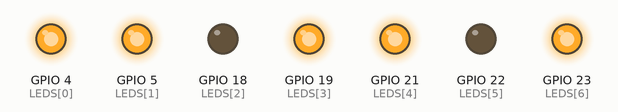
A program run on a simulated ESP32. Shown: output pins drawn as LEDs (lit = HIGH).

Above: at 0.15 s.
At 1.95 s:
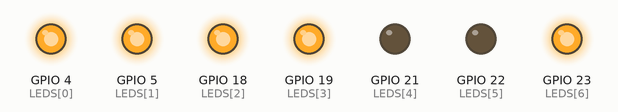
At 3.45 s:
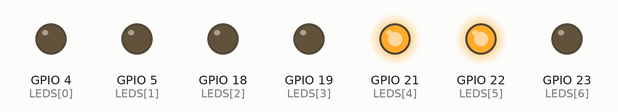
At 6.75 s:
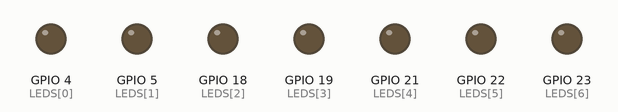
At 10.05 s:
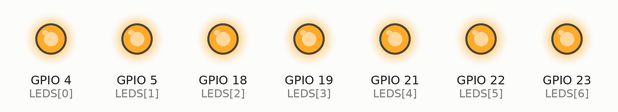
At 13.65 s:
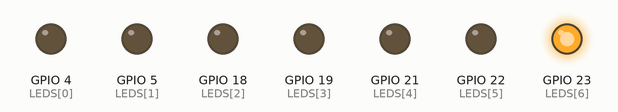
Timing chart, 0 to 14.0 s (numbered marks = the images above):
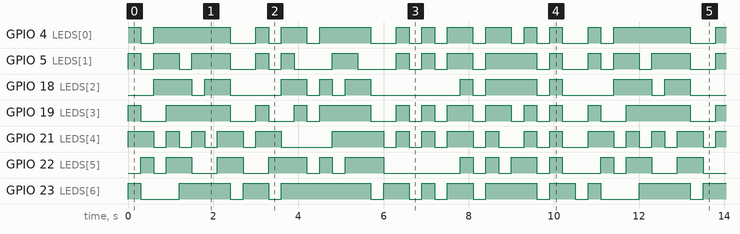

Measured:
- by itself, GPIO 4 (LEDS[0]), GPIO 5 (LEDS[1]), GPIO 19 (LEDS[3]), GPIO 21 (LEDS[4]): moves between LOW and HIGH, repeating every 10.8 s
- by itself, GPIO 18 (LEDS[2]): repeats every 10.8 s: LOW 0.30 s, HIGH 0.60 s, LOW 1.2 s, HIGH 0.60 s, LOW 0.30 s, HIGH 0.30 s, LOW 0.30 s, HIGH 0.60 s, LOW 2.1 s, HIGH 0.30 s, LOW 0.30 s, HIGH 1.2 s, LOW 0.30 s, HIGH 0.30 s, LOW 1.2 s, HIGH 0.90 s
- by itself, GPIO 22 (LEDS[5]): repeats every 10.8 s: LOW 0.30 s, 2 × (HIGH 0.60 s, LOW 0.60 s), HIGH 0.90 s, LOW 0.30 s, HIGH 0.30 s, LOW 0.30 s, HIGH 0.90 s, LOW 1.8 s, 2 × (HIGH 0.30 s, LOW 0.30 s), HIGH 0.60 s, LOW 0.30 s, HIGH 0.30 s, LOW 0.90 s, HIGH 0.30 s

The program:

main.cpp
```cpp
/*#include <WiFi.h>       // Biblioteca para manejar Wi-Fi
#include <WiFiClient.h> // Biblioteca para manejar clientes Wi-Fi
#include <WiFiAP.h>     // Biblioteca para manejar puntos de acceso Wi-Fi
#include "BluetoothSerial.h" // BIBLIOTEC APARA BLUETOOTH
#include <Arduino.h>

//DEFINICIONES

// Configuración del Wi-Fi
const char *ssid = "Equipo 5"; // Nombre del punto de acceso Wi-Fi
const char *password = "equipocinco"; // Contraseña del punto de acceso Wi-Fi
WiFiServer server(80); // Servidor web en el puerto 80

//estas lineas son para revisar y activar la conexion bluetooth
#if !defined(CONFIG_BT_ENABLED) || !defined(CONFIG_BLUEDROID_ENABLED)
#error Bluetooth no esta habilitado
#endif

//esta linea si puede hacer una conexion serial por bluetooth
#if !defined(CONFIG_BT_SPP_ENABLED)
#error Comunicacion Serial Bluetooth no habilitada
#endif

#define LED1 26
#define BOTON1 5
#define SIZE(arr) (sizeof(arr) / sizeof((arr)[0]))
int LEDS[] = {22, 23, 32, 33, 12, 17, 18, 19, 25, 27, 14, 21,};
char recibidoChar;
const char encender = 'A';
const char apagar = 'B';
int D1 = 16;
int D2 = 2;
int apachurrado=0;
int lecturaPU=0;
int lecturaV1=0;
int lecturaV2=0;
int band=0;
int valor=0;
int AL=0;
int i=0;
int cont=0;
int k=0;
int wf = 0;
int bt = 0;
int banderas[20];
const int touchPin1 = 15; // Pin táctil
const int touchPin2 = 13; // Pin táctil
const int touchPin3 = 4; // Pin táctil
unsigned long touchTime = 0;
unsigned long touchTimePU = 0;
unsigned long touchTimeV1 = 0;
unsigned long touchTimeV2 = 0; // Tiempo en que se detectó el toque
const unsigned long functionDuration = 2000; // Duración en milisegundos
bool ejecutar = false; // Bandera para controlar la ejecución de la función
int touchCount=0;
unsigned long startTime; // Tiempo de inicio de la ejecución
unsigned long displayDuration = 1000; // Duración de cada despliegue en milisegundos


//objeto bluetooth, esto para establecer conexion bluetooth
BluetoothSerial SerialBT;

// Arreglo de patrones para representar caracteres en el display
int P[5][12] = {
  //  a  b  c  d  e  f  h  j  k  m  n  p
  {  1, 1, 1, 1, 1, 1, 1, 1, 1, 1, 1, 1 },  // (Espacio)
  {  0, 0, 1, 1, 0, 0, 1, 1, 0, 1, 1, 0 },  // P
  {  1, 1, 1, 1, 1, 1, 1, 1, 1, 1, 1, 1 },  // (Espacio)
  {  1, 0, 0, 0, 0, 0, 1, 1, 1, 1, 1, 1 },  // U
  {  1, 1, 1, 1, 1, 1, 1, 1, 1, 1, 1, 1 },  // (Espacio)
};

int V1[5][12] = {
  //  a  b  c  d  e  f  h  j  k  m  n  p
  {  1, 1, 1, 1, 1, 1, 1, 1, 1, 1, 1, 1 },  // (Espacio)
  {  1, 1, 1, 1, 0, 0, 1, 0, 1, 1, 0, 1 },  // V
  {  1, 1, 1, 1, 1, 1, 1, 1, 1, 1, 1, 1 },  // (Espacio)
  {  1, 0, 0, 1, 1, 1, 1, 0, 1, 1, 1, 1 },  // 1
  {  1, 1, 1, 1, 1, 1, 1, 1, 1, 1, 1, 1 },  // (Espacio)
};

int V2[5][12] = {
  //  a  b  c  d  e  f  h  j  k  m  n  p
  {  1, 1, 1, 1, 1, 1, 1, 1, 1, 1, 1, 1 },  // (Espacio)
  {  1, 1, 1, 1, 0, 0, 1, 0, 1, 1, 0, 1 },  // V
  {  1, 1, 1, 1, 1, 1, 1, 1, 1, 1, 1, 1 },  // (Espacio)
  {  0, 0, 1, 0, 0, 1, 1, 1, 0, 1, 1, 0 },  // 2
  {  1, 1, 1, 1, 1, 1, 1, 1, 1, 1, 1, 1 },  // (Espacio)
};


/*int Vacio[5][12] = {
  //  a  b  c  d  e  f  h  j  k  m  n  p
  {  1, 1, 1, 1, 1, 1, 1, 1, 1, 1, 1, 1 },  // (Espacio)
  {  1, 1, 1, 1, 1, 1, 1, 1, 1, 1, 1, 1 },  // (Espacio)
  {  1, 1, 1, 1, 1, 1, 1, 1, 1, 1, 1, 1 },  // (Espacio)
  {  1, 1, 1, 1, 1, 1, 1, 1, 1, 1, 1, 1 },  // (Espacio)
  {  1, 1, 1, 1, 1, 1, 1, 1, 1, 1, 1, 1 },  // (Espacio)
};

//FUNCIONES ANALOGAS
void escribirNumero(int valor, int B) {
    if (B==1){ //PU
      for (int j = 0; j < 12; j++) {
        digitalWrite(LEDS[j], (valor == -1 || P[valor][j] == 0) ? LOW : HIGH);
      }
    } else if (B==2){//V1
      for (int j = 0; j < 12; j++) {
        digitalWrite(LEDS[j], (valor == -1 || V1[valor][j] == 0) ? LOW : HIGH);
      }
    } else if (B==3){ //V2
      for (int j = 0; j < 12; j++) {
        digitalWrite(LEDS[j], (valor == -1 || V2[valor][j] == 0) ? LOW : HIGH);
      }
    }
}
  ////// FUNCION ANALOGA
void cambiodedigito(int B) {
      //Habilita solo el digito 1
      digitalWrite(D1,HIGH);
      digitalWrite(D2,LOW);
      valor=1;
      escribirNumero(valor, B);
      delay(1);
      //Habilita solo el digito 2
      digitalWrite(D1,LOW);
      digitalWrite(D2,HIGH);
      valor=3;
      escribirNumero(valor, B);
      delay(1);
      digitalWrite(D1,LOW);
      digitalWrite(D2,LOW);
      //delay(50);
}


void setup() { //CONFIGURACIONES ANALOGAS
  pinMode(D1, OUTPUT);
  pinMode(D2, OUTPUT);
  pinMode(LED1, OUTPUT);
  pinMode(BOTON1, INPUT_PULLDOWN);
  Serial.begin(115200);
  pinMode(touchPin1, INPUT);
  pinMode(touchPin2, INPUT);
  pinMode(touchPin3, INPUT);
  for (int i = 0; i < 12; i++) {  // Configurar todos los pines como salida
    pinMode(LEDS[i], OUTPUT);
  }
  i=-1;
  k=0;
  ///////////////////////////////////////////////////
//WIFI

// Inicialización serial
  Serial.begin(115200);
  Serial.println();

  // Configuración Wi-Fi
  Serial.println("Configurando punto de acceso...");
  WiFi.softAP(ssid, password);
  IPAddress myIP = WiFi.softAPIP();
  Serial.print("Direccion IP: ");
  Serial.println(myIP);
  server.begin();
  Serial.println("Servidor iniciado");
////////////////////////////////////////////////////////////////////////////////////////////////////
  //configuraciones bluetooth
Serial.begin(115200);
SerialBT.begin("Alarma equipo 05"); //nombre de la conexion de la alarma
Serial.println("para encender la alarma envia 'A'");
Serial.println("para apagar la alarma envia 'B'");
pinMode(D1,OUTPUT);//salidas de los pines
pinMode(D2,OUTPUT);
pinMode(LED1,OUTPUT);


}

void loop() { //BUCLE PRINCIPAL
//almacenar el caracter leído de la terminal
  recibidoChar =(char)SerialBT.read();

//bluetooth

if (Serial.available())//si la comunicacion esta habilitada, lee la informacion que llega al puerto serial
{
  SerialBT.write(Serial.read());
}
if (SerialBT.available())
{
  SerialBT.println("recibido:"); //mandar un mensaje bt
  SerialBT.println(recibidoChar); //escribe el menssaje que se mando
  Serial.println("recibido"); //mandar elmensaje por serial
  Serial.println(recibidoChar); // escribri el char que se mando
}
if (recibidoChar == encender)// si se detectecta el char correcto
{
  SerialBT.println("ALARMA ENCENDIDA ");
  Serial.println("ALARMA ENCENDIDIA ");
  digitalWrite(D1,HIGH);
  digitalWrite(D2,HIGH);
  digitalWrite(LED1,HIGH);
  bt=1;
}
if (recibidoChar == apagar)
{
  SerialBT.println("ALARMA APAGADA ");
  Serial.println("ALARMA APAGADA ");
  digitalWrite(D1,LOW);
  digitalWrite(D2,LOW);
  digitalWrite(LED1,LOW);
  bt=0;
}
else
{// SI NO ES UN CARACTER VALIDO MANDA MENSAJE
  SerialBT.println("CARACTER NO VALIDO");
  Serial.println("CARACTER NO VALIDO");
}

/////////////////////////////////////////////////////////////////////////////////////////////////7
// WIFI
 // Manejo de clientes Wi-Fi
  WiFiClient client = server.available();
  if (client) {
    Serial.println("Nuevo Cliente.");
    String currentLine = "";
    while (client.connected()) {
      if (client.available()) {
        char c = client.read();
        Serial.write(c);
        if (c == '\n') {
          if (currentLine.length() == 0) {
            // Respuesta HTTP
            client.println("HTTP/1.1 200 OK");
            client.println("Content-type:text/html");
            client.println();
            client.print("Click <a href=\"/H\">aqui</a> para activar la alarma.<br>");
            client.print("Click <a href=\"/L\">aqui</a> para desactivar la alarma.<br>");
            client.println();
            break;
          } else {
            currentLine = "";
          }
        } else if (c != '\r') {
          currentLine += c;
        }

        // Procesar comandos
        if (currentLine.endsWith("GET /H")) {
          wf = 1; // Activar alarma

          Serial.println("Alarma Activada");
          client.println("<html><body><h1>Alarma Activada</h1></body></html>");
        }
        if (currentLine.endsWith("GET /L")) {
          wf = 0; // Desactivar alarma
          Serial.println("Alarma Desactivada");

          client.println("<html><body><h1>Alarma Desactivada</h1></body></html>");
        }
      }
    }
    client.stop();
    Serial.println("Cliente desconectado.");


}
  apachurrado = digitalRead(BOTON1);
  AL = apachurrado ? 1 : 0;
  int touchValuePU = touchRead(touchPin1);
  int touchValueV1 = touchRead(touchPin2);
  int touchValueV2 = touchRead(touchPin3);

  if(AL==1||wf == 1||bt == 1){

      Serial.println("ALARMA ACTIVADA");
      digitalWrite(LED1, HIGH);

      touchCount = 0;

        if (touchValuePU > 30 && touchCount < 3) {
            banderas[touchCount++] = 1; // PU
        }
        if (touchValueV1 > 30 && touchCount < 3) {
            banderas[touchCount++] = 2; // V1
        }
        if (touchValueV2 > 30 && touchCount < 3) {
            banderas[touchCount++] = 3; // V2
        }

        // Ejecutar función si hay toques
        if (touchCount > 0) {
            unsigned long startTime = millis(); // Marcar tiempo de inicio

            // Mostrar identificadores durante 1 segundo por cada uno
            for (int j = 0; j < touchCount; j++) {
                unsigned long displayStartTime = millis(); // Tiempo de inicio de despliegue
                while (millis() - displayStartTime < displayDuration) {
                    cambiodedigito(banderas[j]);
                    // Permitir que el programa realice otras tareas
                    delay(10); // Pequeña espera para evitar bloqueos
                }
            }
            // Restablecer el estado al final del despliegue
            for (int j = 0; j < 12; j++) {
                digitalWrite(LEDS[j], LOW);
            }
        }
  } else {
    digitalWrite(LED1, LOW);
    Serial.println("ALARMA DESACTIVADA");
  }


}
*/


//DECLARACIONES
#include <Arduino.h>

//DEFINICIONES
//definimos los pines que se usaran para los segmentos del display
//int LEDS[]={23,22,21,19,18,5,4};
int LEDS[] = {4,5,18,19,21,22,23};
int i,j=0; //variable global i
int valor=0; //variable global para compartir valores
                          //a b c d e f g
int arreglo[36][7] = {    { 1,1,0,1,1,0,1 },    // 2
                          { 0,0,0,0,1,1,0 },    // 1
                          { 1,1,1,0,0,0,0 },    // 7
                          { 1,1,1,1,1,1,0 },    // 0
                          { 1,0,1,1,0,1,1 },    // 5
                          { 1,1,0,1,1,0,1 },    // 2
                          { 1,1,1,1,0,0,1 },    // 3
                          { 1,1,1,1,1,1,1 },    // 8
                          { 0,0,0,0,1,1,0 },    // 1
                          { 0,0,0,0,0,0,1 },    // -
                          { 1,1,0,1,1,0,1 },    // 2
                          { 0,0,0,0,1,1,0 },    // 1
                          { 1,1,1,0,0,1,1 },    // 9
                          { 1,0,1,1,0,1,1 },    // 5
                          { 0,0,0,0,0,0,1 },    // -
                          { 1,0,1,1,0,1,1 },    // 5
                          { 1,1,0,1,1,0,1 },    // 2
                          { 1,1,1,1,1,1,1 },    // 8
                          { 1,0,1,1,1,1,1 },    // 6
                          { 0,0,0,0,1,1,0 },    // 1
                          { 0,0,0,0,0,0,1 },    // -
                          { 1,1,0,1,1,0,1 },    // 2
                          { 0,0,0,0,0,0,0 },    // espacio
                          { 1,1,0,1,1,0,1 },    // 2
                          { 0,0,0,0,0,0,0 },    // espacio
                          { 1,1,0,1,1,0,1 },    // 2
                          { 1,1,1,1,1,1,1 },    // 8
                          { 0,0,0,0,0,0,0 },    // espacio
                          { 1,1,1,1,1,1,1 },    // 8
                          { 1,1,1,1,0,0,1 },    // 3
                          { 0,1,1,0,0,1,1 },    // 4
                          { 1,1,1,1,1,1,1 },    // 8
                          { 0,0,0,0,0,0,0 },    // espacio
                          { 1,1,1,1,1,1,1 },    // 8
                          { 0,0,0,0,0,0,1 }};    // -


//FUNCIONES
void escribirNumero(int valor){
  for (j=0; j<7; j++){
    //recorrer cada pin y asignarle los valores correspondientes
    digitalWrite(LEDS[j], arreglo[valor][j]);
    //delay (50);
   //for (int a =0; a<7; a++){ //iterar del 0 al 6
    //digitalWrite(LEDS[j], HIGH); //definir el pin correspondiente en estado alto
    //delay(100); //retraso de 100ms
   //digitalWrite(LEDS[j], LOW); //definir el pin correspondiente en estado alto
    //delay(50); //retraso de 100ms
   }//delay(500);
  }


//CONFIGURACIONES
void setup() {
  for (i=0; i<7; i++){
    //recorrer cada pin y configurarlo como salida
    pinMode(LEDS[i], OUTPUT);
    //delay(500);
  }
}

void loop() {
  for (i=0; i<36; i++){
    //ir mostrando el valor del numero "i" en el display
    escribirNumero(i);
    delay(300);
  }
}
```
